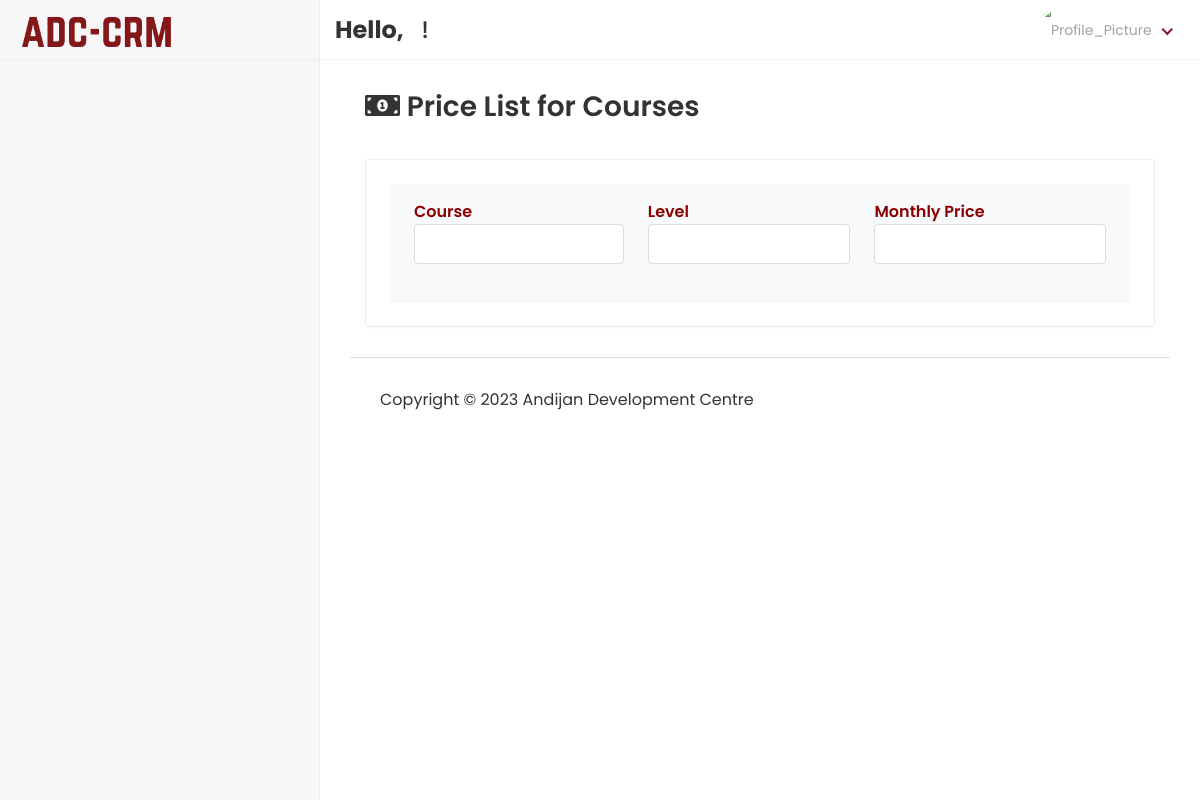
Page /Hod/Finance/Pricelist on the earlier database version.
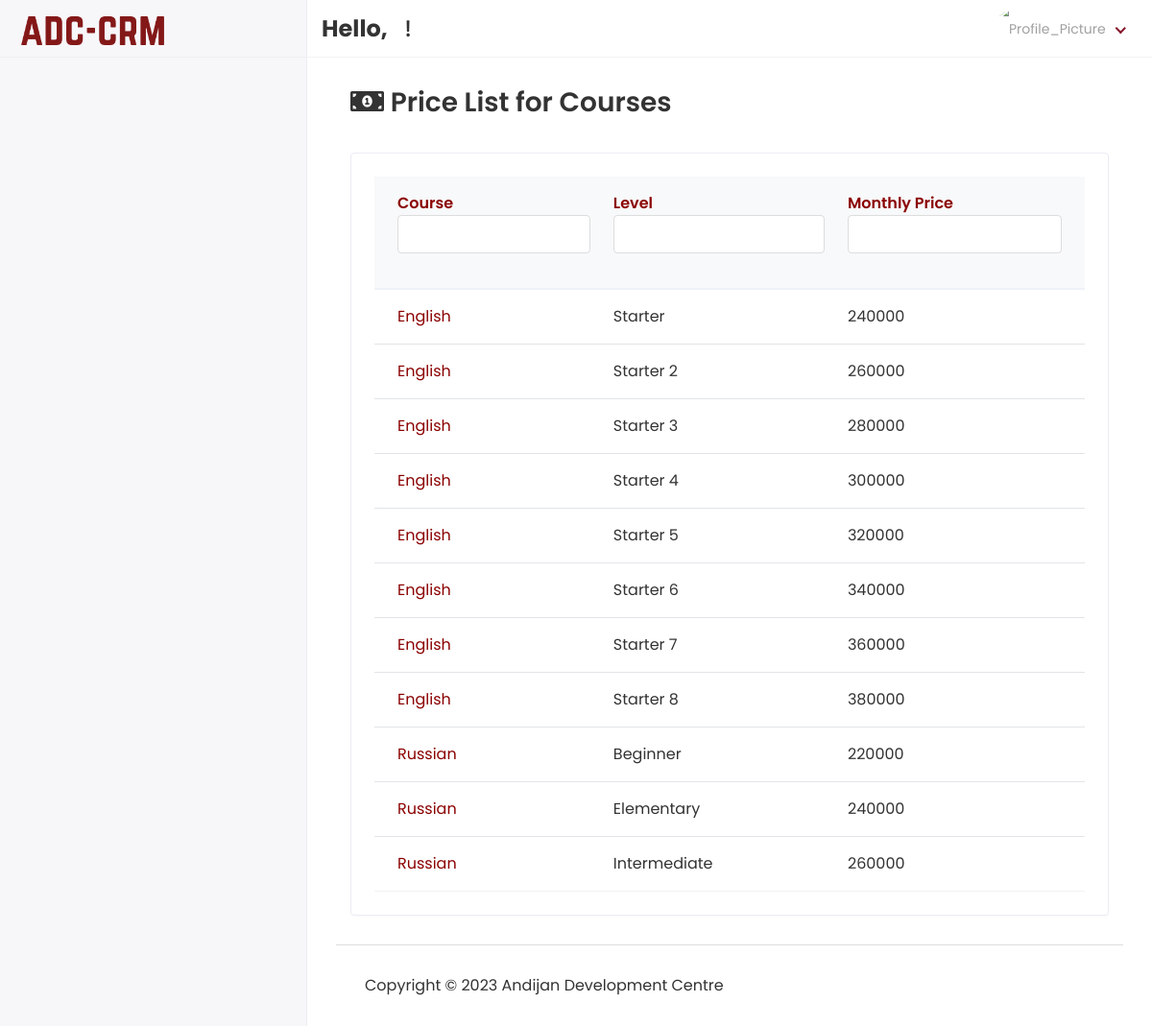
Same page on the later database version.
### app/models.py (models this page shows, shortened)
class PriceList(models.Model):
    course_name = models.CharField(max_length=255)
    course_level = models.CharField(max_length=255, blank=True, null=True)
    price = models.CharField(max_length=255)
    created_at = models.DateTimeField(auto_now_add=True)
    class Meta:
        verbose_name_plural = "Price List"

### ADC_school_project/Hod_Views.py (the view)
# urls.py: path('Hod/Finance/Pricelist', Hod_Views.PRICE_LIST, name="price_list"),
def PRICE_LIST(request):
    prices = PriceList.objects.all()
    context = {
        'prices': prices
    }
    return render(request, 'Hod/price_list.html', context)

### templates/Hod/price_list.html (shortened to what this page needs)
{% extends 'base.html' %}
{% block content %}
    <div class="content container-fluid">
               <div class="page-header">
                  <div class="row align-items-center">
                     <div class="col">
                        <h3 class="page-title"><i class="fas fa-money-bill-alt"></i> Price List for Courses</h3>
                     </div>
                  </div>
               </div>
               <div class="row">
                  <div class="col-sm-12">
                     <div class="card card-table">
                        <div class="card-body">
                           <div class="table-responsive table-hover">
                              <table class="data-table table" style="width: 100%; table-layout: auto;">
  <thead class="thead-light">
    <tr>
      <th style="color: darkred">Course</th>
        <th style="color: darkred"> Level</th>
      <th style="color: darkred">Monthly Price</th>
    </tr>
  </thead>
  <tbody>
    {% for price in prices %}
    <tr>
      <td style="color: darkred">
        {{ price.course_name }}
      </td>
        <td style="color: dark">
        {{ price.course_level }}
      </td>
      <td style="color: dark">{{ price.price }}</td>
    </tr>
{% endfor %}
  </tbody>
</table>
                           </div>
                        </div>
                     </div>
                  </div>
               </div>
            </div>
{% endblock %}

Differences in the rows shown:
added PriceList: course_name "English", course_level "Starter", price "240000"
added PriceList: course_name "English", course_level "Starter 2", price "260000"
added PriceList: course_name "English", course_level "Starter 3", price "280000"
added PriceList: course_name "English", course_level "Starter 4", price "300000"
added PriceList: course_name "English", course_level "Starter 5", price "320000"
added PriceList: course_name "English", course_level "Starter 6", price "340000"
added PriceList: course_name "English", course_level "Starter 7", price "360000"
added PriceList: course_name "English", course_level "Starter 8", price "380000"
added PriceList: course_name "Russian", course_level "Beginner", price "220000"
added PriceList: course_name "Russian", course_level "Elementary", price "240000"
added PriceList: course_name "Russian", course_level "Intermediate", price "260000"
